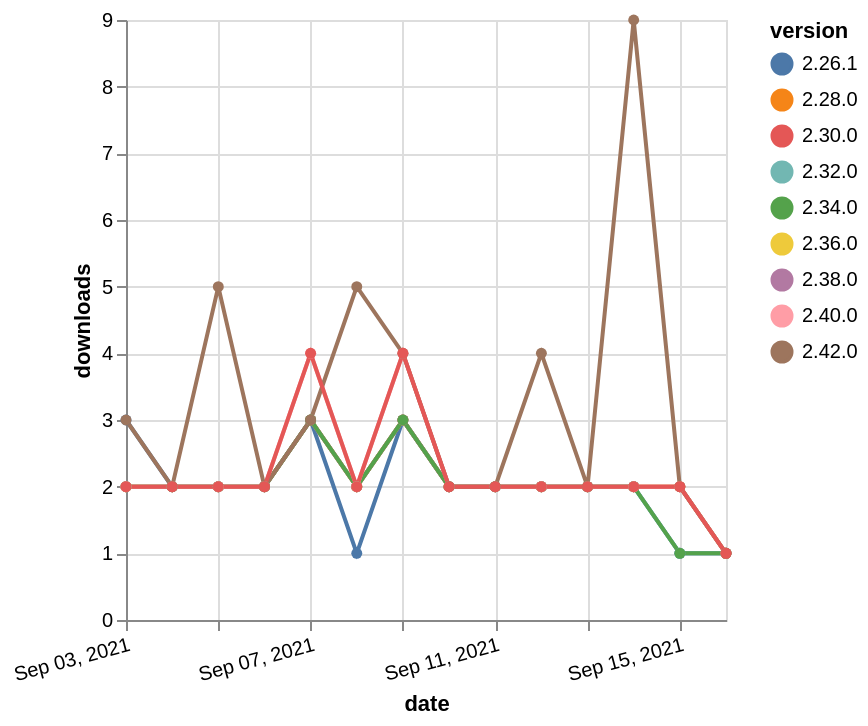

Vega-Lite specification stored for this chart:
### Vega-Lite specification from a JSON file in a GitHub repository (floating-point values rounded to 4 significant figures)
{"$schema": "https://vega.github.io/schema/vega-lite/v5.json", "description": "A simple bar chart with embedded data.", "data": {"values": [{"date": "2021-09-03", "total": 1570, "delta": 2, "version": "2.36.0"}, {"date": "2021-09-04", "total": 1572, "delta": 2, "version": "2.36.0"}, {"date": "2021-09-05", "total": 1574, "delta": 2, "version": "2.36.0"}, {"date": "2021-09-06", "total": 1576, "delta": 2, "version": "2.36.0"}, {"date": "2021-09-07", "total": 1579, "delta": 3, "version": "2.36.0"}, {"date": "2021-09-08", "total": 1581, "delta": 2, "version": "2.36.0"}, {"date": "2021-09-09", "total": 1584, "delta": 3, "version": "2.36.0"}, {"date": "2021-09-10", "total": 1586, "delta": 2, "version": "2.36.0"}, {"date": "2021-09-11", "total": 1588, "delta": 2, "version": "2.36.0"}, {"date": "2021-09-12", "total": 1590, "delta": 2, "version": "2.36.0"}, {"date": "2021-09-13", "total": 1592, "delta": 2, "version": "2.36.0"}, {"date": "2021-09-14", "total": 1594, "delta": 2, "version": "2.36.0"}, {"date": "2021-09-15", "total": 1596, "delta": 2, "version": "2.36.0"}, {"date": "2021-09-16", "total": 1597, "delta": 1, "version": "2.36.0"}, {"date": "2021-09-03", "total": 2685, "delta": 3, "version": "2.26.1"}, {"date": "2021-09-04", "total": 2687, "delta": 2, "version": "2.26.1"}, {"date": "2021-09-05", "total": 2689, "delta": 2, "version": "2.26.1"}, {"date": "2021-09-06", "total": 2691, "delta": 2, "version": "2.26.1"}, {"date": "2021-09-07", "total": 2694, "delta": 3, "version": "2.26.1"}, {"date": "2021-09-08", "total": 2695, "delta": 1, "version": "2.26.1"}, {"date": "2021-09-09", "total": 2698, "delta": 3, "version": "2.26.1"}, {"date": "2021-09-10", "total": 2700, "delta": 2, "version": "2.26.1"}, {"date": "2021-09-11", "total": 2702, "delta": 2, "version": "2.26.1"}, {"date": "2021-09-12", "total": 2704, "delta": 2, "version": "2.26.1"}, {"date": "2021-09-13", "total": 2706, "delta": 2, "version": "2.26.1"}, {"date": "2021-09-14", "total": 2708, "delta": 2, "version": "2.26.1"}, {"date": "2021-09-15", "total": 2709, "delta": 1, "version": "2.26.1"}, {"date": "2021-09-16", "total": 2710, "delta": 1, "version": "2.26.1"}, {"date": "2021-09-03", "total": 2157, "delta": 2, "version": "2.32.0"}, {"date": "2021-09-04", "total": 2159, "delta": 2, "version": "2.32.0"}, {"date": "2021-09-05", "total": 2161, "delta": 2, "version": "2.32.0"}, {"date": "2021-09-06", "total": 2163, "delta": 2, "version": "2.32.0"}, {"date": "2021-09-07", "total": 2166, "delta": 3, "version": "2.32.0"}, {"date": "2021-09-08", "total": 2168, "delta": 2, "version": "2.32.0"}, {"date": "2021-09-09", "total": 2171, "delta": 3, "version": "2.32.0"}, {"date": "2021-09-10", "total": 2173, "delta": 2, "version": "2.32.0"}, {"date": "2021-09-11", "total": 2175, "delta": 2, "version": "2.32.0"}, {"date": "2021-09-12", "total": 2177, "delta": 2, "version": "2.32.0"}, {"date": "2021-09-13", "total": 2179, "delta": 2, "version": "2.32.0"}, {"date": "2021-09-14", "total": 2181, "delta": 2, "version": "2.32.0"}, {"date": "2021-09-15", "total": 2182, "delta": 1, "version": "2.32.0"}, {"date": "2021-09-16", "total": 2183, "delta": 1, "version": "2.32.0"}, {"date": "2021-09-03", "total": 2746, "delta": 2, "version": "2.28.0"}, {"date": "2021-09-04", "total": 2748, "delta": 2, "version": "2.28.0"}, {"date": "2021-09-05", "total": 2750, "delta": 2, "version": "2.28.0"}, {"date": "2021-09-06", "total": 2752, "delta": 2, "version": "2.28.0"}, {"date": "2021-09-07", "total": 2755, "delta": 3, "version": "2.28.0"}, {"date": "2021-09-08", "total": 2757, "delta": 2, "version": "2.28.0"}, {"date": "2021-09-09", "total": 2760, "delta": 3, "version": "2.28.0"}, {"date": "2021-09-10", "total": 2762, "delta": 2, "version": "2.28.0"}, {"date": "2021-09-11", "total": 2764, "delta": 2, "version": "2.28.0"}, {"date": "2021-09-12", "total": 2766, "delta": 2, "version": "2.28.0"}, {"date": "2021-09-13", "total": 2768, "delta": 2, "version": "2.28.0"}, {"date": "2021-09-14", "total": 2770, "delta": 2, "version": "2.28.0"}, {"date": "2021-09-15", "total": 2772, "delta": 2, "version": "2.28.0"}, {"date": "2021-09-16", "total": 2773, "delta": 1, "version": "2.28.0"}, {"date": "2021-09-03", "total": 1069, "delta": 2, "version": "2.38.0"}, {"date": "2021-09-04", "total": 1071, "delta": 2, "version": "2.38.0"}, {"date": "2021-09-05", "total": 1073, "delta": 2, "version": "2.38.0"}, {"date": "2021-09-06", "total": 1075, "delta": 2, "version": "2.38.0"}, {"date": "2021-09-07", "total": 1078, "delta": 3, "version": "2.38.0"}, {"date": "2021-09-08", "total": 1080, "delta": 2, "version": "2.38.0"}, {"date": "2021-09-09", "total": 1083, "delta": 3, "version": "2.38.0"}, {"date": "2021-09-10", "total": 1085, "delta": 2, "version": "2.38.0"}, {"date": "2021-09-11", "total": 1087, "delta": 2, "version": "2.38.0"}, {"date": "2021-09-12", "total": 1089, "delta": 2, "version": "2.38.0"}, {"date": "2021-09-13", "total": 1091, "delta": 2, "version": "2.38.0"}, {"date": "2021-09-14", "total": 1093, "delta": 2, "version": "2.38.0"}, {"date": "2021-09-15", "total": 1095, "delta": 2, "version": "2.38.0"}, {"date": "2021-09-16", "total": 1096, "delta": 1, "version": "2.38.0"}, {"date": "2021-09-03", "total": 1664, "delta": 2, "version": "2.34.0"}, {"date": "2021-09-04", "total": 1666, "delta": 2, "version": "2.34.0"}, {"date": "2021-09-05", "total": 1668, "delta": 2, "version": "2.34.0"}, {"date": "2021-09-06", "total": 1670, "delta": 2, "version": "2.34.0"}, {"date": "2021-09-07", "total": 1673, "delta": 3, "version": "2.34.0"}, {"date": "2021-09-08", "total": 1675, "delta": 2, "version": "2.34.0"}, {"date": "2021-09-09", "total": 1678, "delta": 3, "version": "2.34.0"}, {"date": "2021-09-10", "total": 1680, "delta": 2, "version": "2.34.0"}, {"date": "2021-09-11", "total": 1682, "delta": 2, "version": "2.34.0"}, {"date": "2021-09-12", "total": 1684, "delta": 2, "version": "2.34.0"}, {"date": "2021-09-13", "total": 1686, "delta": 2, "version": "2.34.0"}, {"date": "2021-09-14", "total": 1688, "delta": 2, "version": "2.34.0"}, {"date": "2021-09-15", "total": 1689, "delta": 1, "version": "2.34.0"}, {"date": "2021-09-16", "total": 1690, "delta": 1, "version": "2.34.0"}, {"date": "2021-09-03", "total": 801, "delta": 2, "version": "2.40.0"}, {"date": "2021-09-04", "total": 803, "delta": 2, "version": "2.40.0"}, {"date": "2021-09-05", "total": 805, "delta": 2, "version": "2.40.0"}, {"date": "2021-09-06", "total": 807, "delta": 2, "version": "2.40.0"}, {"date": "2021-09-07", "total": 811, "delta": 4, "version": "2.40.0"}, {"date": "2021-09-08", "total": 813, "delta": 2, "version": "2.40.0"}, {"date": "2021-09-09", "total": 817, "delta": 4, "version": "2.40.0"}, {"date": "2021-09-10", "total": 819, "delta": 2, "version": "2.40.0"}, {"date": "2021-09-11", "total": 821, "delta": 2, "version": "2.40.0"}, {"date": "2021-09-12", "total": 823, "delta": 2, "version": "2.40.0"}, {"date": "2021-09-13", "total": 825, "delta": 2, "version": "2.40.0"}, {"date": "2021-09-14", "total": 827, "delta": 2, "version": "2.40.0"}, {"date": "2021-09-15", "total": 829, "delta": 2, "version": "2.40.0"}, {"date": "2021-09-16", "total": 830, "delta": 1, "version": "2.40.0"}, {"date": "2021-09-03", "total": 257, "delta": 3, "version": "2.42.0"}, {"date": "2021-09-04", "total": 259, "delta": 2, "version": "2.42.0"}, {"date": "2021-09-05", "total": 264, "delta": 5, "version": "2.42.0"}, {"date": "2021-09-06", "total": 266, "delta": 2, "version": "2.42.0"}, {"date": "2021-09-07", "total": 269, "delta": 3, "version": "2.42.0"}, {"date": "2021-09-08", "total": 274, "delta": 5, "version": "2.42.0"}, {"date": "2021-09-09", "total": 278, "delta": 4, "version": "2.42.0"}, {"date": "2021-09-10", "total": 280, "delta": 2, "version": "2.42.0"}, {"date": "2021-09-11", "total": 282, "delta": 2, "version": "2.42.0"}, {"date": "2021-09-12", "total": 286, "delta": 4, "version": "2.42.0"}, {"date": "2021-09-13", "total": 288, "delta": 2, "version": "2.42.0"}, {"date": "2021-09-14", "total": 297, "delta": 9, "version": "2.42.0"}, {"date": "2021-09-15", "total": 299, "delta": 2, "version": "2.42.0"}, {"date": "2021-09-16", "total": 300, "delta": 1, "version": "2.42.0"}, {"date": "2021-09-03", "total": 2641, "delta": 2, "version": "2.30.0"}, {"date": "2021-09-04", "total": 2643, "delta": 2, "version": "2.30.0"}, {"date": "2021-09-05", "total": 2645, "delta": 2, "version": "2.30.0"}, {"date": "2021-09-06", "total": 2647, "delta": 2, "version": "2.30.0"}, {"date": "2021-09-07", "total": 2651, "delta": 4, "version": "2.30.0"}, {"date": "2021-09-08", "total": 2653, "delta": 2, "version": "2.30.0"}, {"date": "2021-09-09", "total": 2657, "delta": 4, "version": "2.30.0"}, {"date": "2021-09-10", "total": 2659, "delta": 2, "version": "2.30.0"}, {"date": "2021-09-11", "total": 2661, "delta": 2, "version": "2.30.0"}, {"date": "2021-09-12", "total": 2663, "delta": 2, "version": "2.30.0"}, {"date": "2021-09-13", "total": 2665, "delta": 2, "version": "2.30.0"}, {"date": "2021-09-14", "total": 2667, "delta": 2, "version": "2.30.0"}, {"date": "2021-09-15", "total": 2669, "delta": 2, "version": "2.30.0"}, {"date": "2021-09-16", "total": 2670, "delta": 1, "version": "2.30.0"}]}, "width": "container", "mark": {"type": "line", "point": {"filled": true}}, "encoding": {"x": {"field": "date", "type": "temporal", "timeUnit": "yearmonthdate", "title": "date", "axis": {"labelAngle": -15}}, "y": {"field": "delta", "type": "quantitative", "title": "downloads"}, "color": {"field": "version", "type": "nominal"}, "tooltip": {"field": "delta"}}}
